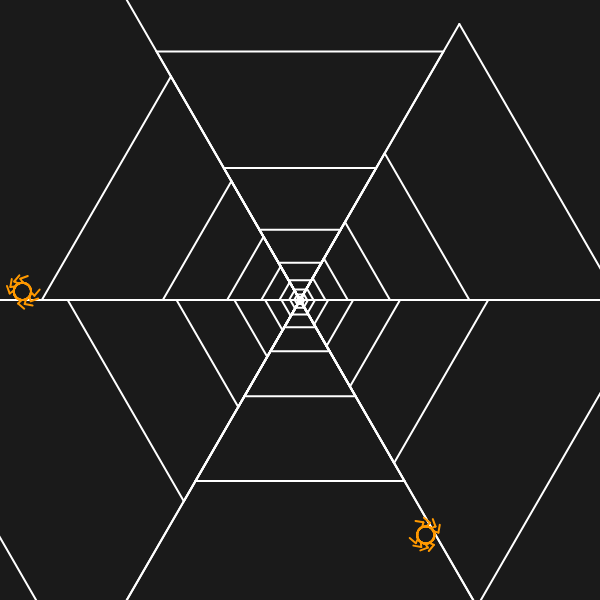
Frame 1 (no input)
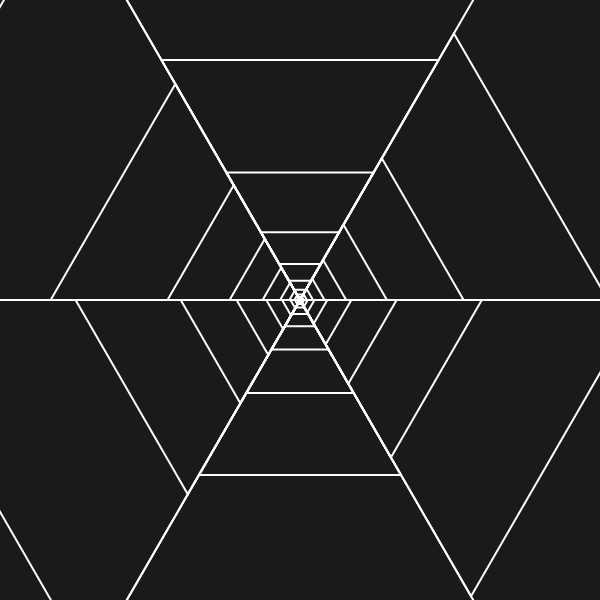
Frame 2 (the mouse pressed at the canvas centre, redrawn once)

The p5.js sketch that drew these frames (run headless with seeded random() and noise() and a simulated clock; the mouse was pressed at the canvas centre and the sketch redrawn once):

// p5.js sketch
// ── sketch.js
var myTurtle;

function setup() {
  createCanvas(600, 600);
  noFill();
  stroke(255);
  background(50);
  noLoop();
  // frameRate(10);
  colorMode(HSB, 100);
  myTurtle = new Turtle();
}


// function drawTriangle(sideLength){
//   myTurtle.turnLeft(120);
//   myTurtle.moveForward(sideLength);
// };

//Triangle maze
function draw() {
  background(10);

  noFill();
  stroke(255);
  strokeWeight(2);

  // move to starting position (without drawing)
  myTurtle.penUp();
  myTurtle.moveTo(300, 300);

  // put the pen down to draw
  myTurtle.penDown();

  // draw the triangle
  drawTriangle(random(200, 600));

  myTurtle.penUp();
  myTurtle.moveTo(100, 300);

  myTurtle.penDown();
}

function drawTriangle(sideLength) {
  for (var i = 0; i < 3; i++) {
    stroke(100);
    myTurtle.turnLeft(120);
    myTurtle.moveForward(sideLength);
    let coinFlip = noise(sideLength);
    if (coinFlip < 0.25) {
      myTurtle.pushState();
      myTurtle.penUp();
      stroke(10, 100, 100);
      myTurtle.moveForward(random(0, sideLength * 8));
      myTurtle.penDown();
      drawSpider(1.5);
      myTurtle.popState();
    }
  }
  if (sideLength / 2 - 1 > 0) {
    myTurtle.turnLeft(60);
    drawTriangle(sideLength * 0.9);

  }


};

function drawSpider(size) {
  for (i = 0; i < 100; i++) {
    myTurtle.moveForward(size);
    myTurtle.turnRight(10);
  }
  //left legs
  for (l = 0; l < 4; l++) {
    myTurtle.pushState();
    myTurtle.turnLeft(55);
    myTurtle.moveForward(5)
    myTurtle.turnLeft(95);
    myTurtle.moveForward(8)
    myTurtle.popState();

    for (i = 0; i < 3; i++) {
      myTurtle.moveForward(size);
      myTurtle.turnRight(10);
    };
  }

  for (i = 0; i < 6; i++) {
    myTurtle.moveForward(size);
    myTurtle.turnRight(10);
  }

  for (r = 0; r < 4; r++) {
    myTurtle.pushState();
    myTurtle.turnLeft(135);
    myTurtle.moveForward(5)
    myTurtle.turnRight(105);
    myTurtle.moveForward(8)
    myTurtle.popState();

    for (i = 0; i < 3; i++) {
      myTurtle.moveForward(1.5);
      myTurtle.turnRight(10);
    };
  }
}

// ── turtle.js
// Turtle
// Basic turtle graphics implementation:
// https://en.wikipedia.org/wiki/Turtle_graphics
// For more info on Javascript OOP:
// https://developer.mozilla.org/en-US/docs/Web/JavaScript/Introduction_to_Object-Oriented_JavaScript
//
// The turtle's coordinate system uses pixels for distance and degrees for rotations
// 0 degrees is straight right (east); positive degrees are clockwise

// Turtle constructor
// takes optional x, y starting coordinates (default is center of sketch)
function Turtle(x, y) {
  // assign default values to x and y if they were not passed
  if (typeof x === "undefined") {
    x = width * 0.5;
  }
  if (typeof y === "undefined") {
    y = height * 0.5;
  }
  this.x = x;
  this.y = y;
  this.bearingRadians = 0;
  this.isPenDown = true;
  this._stateStack = [];
}

// moveTo instantly transports the turtle to the provided x, y location, drawing a line if pen is down
Turtle.prototype.moveTo = function(newX, newY) {
  if (this.isPenDown) {
    line(this.x, this.y, newX, newY);
  }
  this.x = newX;
  this.y = newY;
};

// moveForward moves the turtle along its current bearing, drawing a line if pen is down
Turtle.prototype.moveForward = function(distance) {
  var newX = this.x + cos(this.bearingRadians) * distance;
  var newY = this.y + sin(this.bearingRadians) * distance;
  this.moveTo(newX, newY);
};

// moveBackward moves the turtle backward from its current bearing, drawing a line if pen is down
Turtle.prototype.moveBackward = function(distance) {
  this.moveForward(-distance);
};

// turnTo changes the turtle's bearing to the provided angle in degrees
Turtle.prototype.turnTo = function(angleDegrees) {
  this.bearingRadians = radians(angleDegrees);
};

// turnRight rotates the turtle's bearing clockwise by the provided angle in degrees
Turtle.prototype.turnRight = function(amountDegrees) {
  this.bearingRadians += radians(amountDegrees);
};

// turnLeft rotates the turtle's bearing counter-clockwise by the provided angle in degrees
Turtle.prototype.turnLeft = function(amountDegrees) {
  this.bearingRadians -= radians(amountDegrees);
};

// penUp tells the turtle to move without drawing
Turtle.prototype.penUp = function() {
  this.isPenDown = false;
};

// penDown tells the turtle to draw a line when it moves
Turtle.prototype.penDown = function() {
  this.isPenDown = true;
};

// pushState records the turtle's current state (position, bearing, etc.) to a stack so that changes can be undone easily
Turtle.prototype.pushState = function() {
  this._stateStack.push({
    x: this.x,
    y: this.y,
    bearingRadians: this.bearingRadians,
    isPenDown: this.isPenDown
  });
};

// popState restores the turtle's state to the top recorded state on the stack
Turtle.prototype.popState = function() {
  if (this._stateStack.length === 0) {
    console.error(
      "Turtle: No states left on stack. Make sure your calls to .pushState and .popState are balanced."
    );
    return;
  }
  var state = this._stateStack.pop();
  this.x = state.x;
  this.y = state.y;
  this.bearingRadians = state.bearingRadians;
  this.isPenDown = state.isPenDown;
};

// image draws and image centered on the turtle's current location and alligned with the turtle's rotation (forward = up)
Turtle.prototype.image = function(i, w, h) {
  // w, h are optional parameters to this function and to p5's image
  // p5's image function will draw the image at its "normal" size if w and h are undefined

  push();
  translate(this.x, this.y);
  rotate(this.bearingRadians + PI * 0.5);
  imageMode(CENTER);
  image(i, 0, 0, w, h);
  pop();
};
